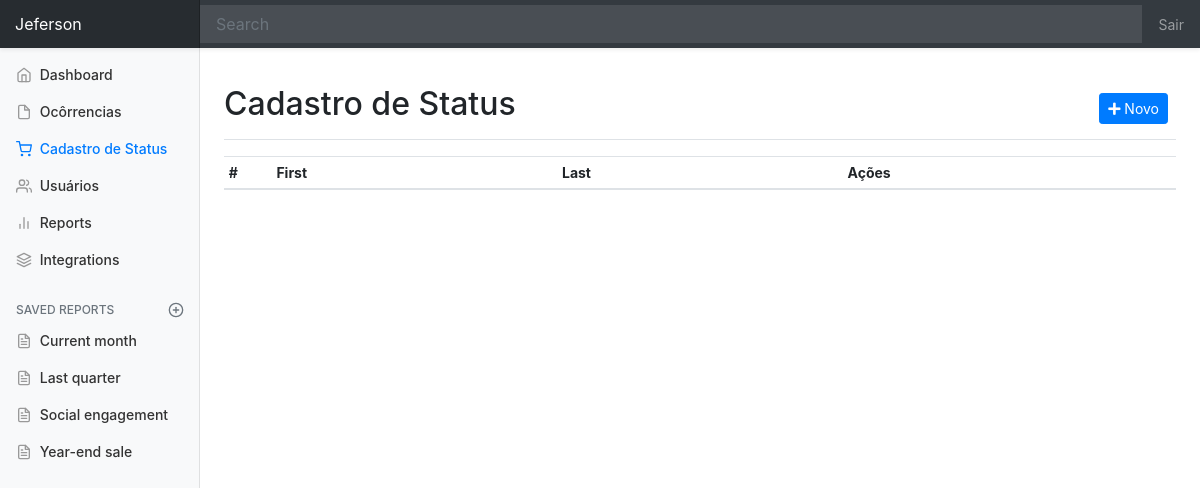
The page /ocorrencias/situacao/ (signed in) on the database as committed earlier.
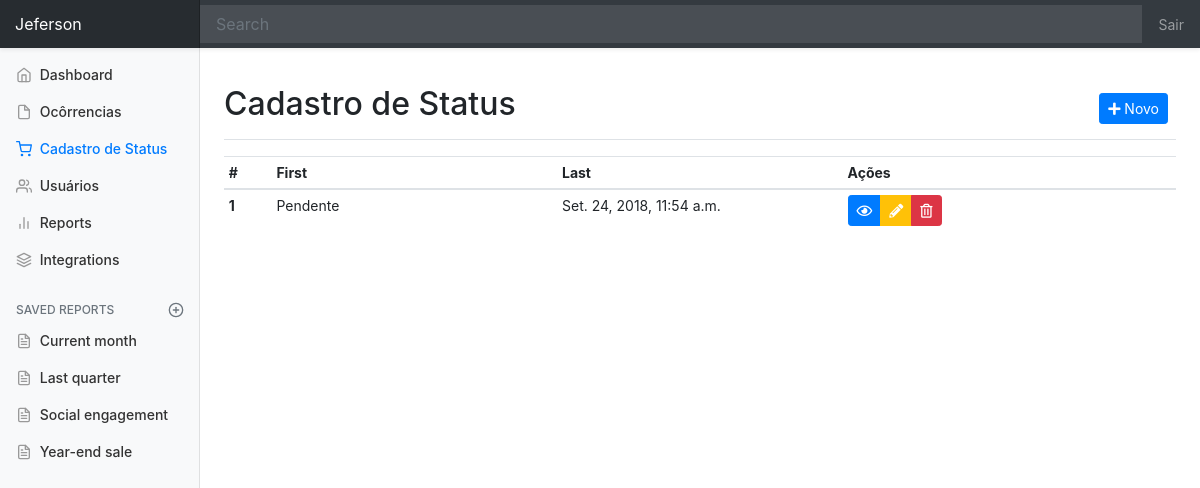
The same page on the database as committed later.
### accounts/models.py (models this page shows, shortened)
class User(AbstractBaseUser, PermissionsMixin):
    username = models.CharField('Apelido / Usuário', max_length=30, unique=True, validators=[
        validators.RegexValidator(regex=('^[\w.@+-]+$'),message=(
            'Informe um nome de usuário válido. '
            'Este valor deve conter apenas letras e numeros '
            'os caracteres: @/./+/- .', 'invalid'
        ))
    ], help_text='Um nome curto que será usado para identificá-lo de forma unica na plataforma '
    )
    '''
    username = models.CharField('Apelido / Usuário', max_length=30, unique=True, validators=[
        validators.RegexValidator(re.compile('^[\w.@+-]+$'),
            'Informe um nome de usuário válido. '
            'Este valor deve conter apenas letras e numeros '
            'os caracteres: @/./+/- .', 'invalid'
        )
    ], help_text='Um nome curto que será usado para identificá-lo de forma unica na plataforma '
    )
    '''
    name = models.CharField('Nome', max_length=150)
    email = models.EmailField('Email', unique=True)
    is_active = models.BooleanField('Ativo', default=True)
    is_staff = models.BooleanField('Equipe', default=False)
    date_joined = models.DateTimeField('Data de entrada', auto_now_add=True)
    USERNAME_FIELD = 'username'
    REQUIRED_FIELDS = ['email']
    object = UserManager()
    class Meta:
        verbose_name = 'Usuário'
        verbose_name_plural = 'Usuários'

### dashboard/models.py (models this page shows, shortened)
class mdlSituacao(models.Model):
    descricao = models.CharField('Descricao', max_length=100)
    datacriacao = models.DateTimeField(auto_now_add=True)
    dataalteracao = models.DateTimeField(auto_now=True)
    class Meta:
        verbose_name = 'Situação'
        verbose_name_plural = 'Situações'

### ocorrencias/views.py (the view)
# urls.py: path('situacao/', views.vwSituacoes, name='ListaSituacao'),
@login_required()
def vwSituacoes(request):
    context = {
        'pgSituacoes': 'active',
        'cad_situacao': mdlSituacao.objects.all()
    }
    return render(request, 'ocorrencias/cad_status.html', context)

### ocorrencias/templates/ocorrencias/cad_status.html (shortened to what this page needs)
{% extends 'core/base.html' %}
{% block main %}
    <div class="d-flex justify-content-between flex-wrap flex-md-nowrap align-items-center pt-3 pb-2 mb-3 border-bottom">
        <h1 class="h2">Cadastro de Status</h1>
        <div class="btn-toolbar mb-2 mb-md-0">
            <div class="btn-group mr-2">
                <button class="btn btn-sm btn-primary"><i class="fas fa-plus"></i> Novo</button>
            </div>
        </div>
    </div>
    <table class="table table-hover table-sm">
        <thead>
        <tr>
            <th style="width: 5%" scope="col">#</th>
            <th style="width: 30%" scope="col">First</th>
            <th style="width: 30%" scope="col">Last</th>
            <th scope="col">Ações</th>
        </tr>
        </thead>
        <tbody>
        {% for status in cad_situacao %}
            <tr>
                <th scope="row">{{ status.id }}</th>
                <td>{{ status.descricao }}</td>
                <td>{{ status.datacriacao }}</td>
                <td>
                    <div class="btn-group btn-group-sm" role="group" aria-label="Basic example">
                        <button type="button" class="btn btn-primary text-white"><i class="far fa-eye"></i></button>
                        <button type="button" class="btn btn-warning text-white"><i class="fas fa-pencil-alt"></i></button>
                        <button type="button" class="btn btn-danger text-white"><i class="far fa-trash-alt"></i></button>
                    </div>
                </td>
            </tr>
        {% endfor %}
        </tbody>
    </table>
{% endblock %}

### core/templates/core/base.html (shortened to what this page needs)
{% load static %}
<!doctype html>
<html lang="pt-br">
  <head>
    <link rel="stylesheet" href="https://stackpath.bootstrapcdn.com/bootstrap/4.1.3/css/bootstrap.min.css">
    <link rel="stylesheet" href="{% static 'core/dashboard.css' %}">
    <link rel="stylesheet" href="https://use.fontawesome.com/releases/v5.3.1/css/all.css">
  </head>
  <body>
  <nav class="navbar navbar-dark fixed-top bg-dark flex-md-nowrap p-0 shadow-sm">
      <a class="navbar-brand col-sm-3 col-md-2 mr-0" href="#">{% if user.name == '' %} {{ user }} {% else %} {{ user.name }}{% endif %}</a>
      <input class="form-control form-control-dark w-100" type="text" placeholder="Search" aria-label="Search">
      <ul class="navbar-nav px-3">
          <li class="nav-item text-nowrap">
              <a class="nav-link" href="{% url 'logout' %}">Sair</a>
          </li>
      </ul>
  </nav>
  <div class="container-fluid">
      <div class="row">
          <nav class="col-md-2 d-none d-md-block bg-light sidebar">
              <div class="sidebar-sticky">
                  <ul class="nav flex-column">
                      <li class="nav-item">
                          <a class="nav-link {{ pgHome }}" href="{% url 'dashboard:dashboard' %}">
                              <span data-feather="home"></span>
                              Dashboard <span class="sr-only">(current)</span>
                          </a>
                      </li>
                      <li class="nav-item">
                          <a class="nav-link {{ pgOcorrencias }}" href="{% url 'ocorrencias:ListaOcorrencias' %}">
                              <span data-feather="file"></span>
                              Ocôrrencias
                          </a>
                      </li>
                      <li class="nav-item">
                          <a class="nav-link {{ pgSituacoes }}" href="{% url 'ocorrencias:ListaSituacao' %}">
                              <span data-feather="shopping-cart"></span>
                              Cadastro de Status
                          </a>
                      </li>
                      <li class="nav-item">
                          <a class="nav-link {{ pgusuarios }}" href="{% url 'accounts:registro' %}">
                              <span data-feather="users"></span>
                              Usuários
                          </a>
                      </li>
                      <li class="nav-item">
                          <a class="nav-link" href="#">
                              <span data-feather="bar-chart-2"></span>
                              Reports
                          </a>
                      </li>
                      <li class="nav-item">
                          <a class="nav-link" href="#">
                              <span data-feather="layers"></span>
                              Integrations
                          </a>
                      </li>
                  </ul>
                  <h6 class="sidebar-heading d-flex justify-content-between align-items-center px-3 mt-4 mb-1 text-muted">
                      <span>Saved reports</span>
                      <a class="d-flex align-items-center text-muted" href="#">
                          <span data-feather="plus-circle"></span>
                      </a>
                  </h6>
                  <ul class="nav flex-column mb-2">
                      <li class="nav-item">
                          <a class="nav-link" href="#">
                              <span data-feather="file-text"></span>
                              Current month
                          </a>
                      </li>
                      <li class="nav-item">
                          <a class="nav-link" href="#">
                              <span data-feather="file-text"></span>
                              Last quarter
                          </a>
                      </li>
                      <li class="nav-item">
                          <a class="nav-link" href="#">
                              <span data-feather="file-text"></span>
                              Social engagement
                          </a>
                      </li>
                      <li class="nav-item">
                          <a class="nav-link" href="#">
                              <span data-feather="file-text"></span>
                              Year-end sale
                          </a>
                      </li>
                  </ul>
              </div>
          </nav>
          <main role="main" class="col-md-9 ml-sm-auto col-lg-10 px-4">
              {% block main %}
              {% endblock %}
          </main>
      </div>
  </div>
  </body>
</html>

### core/static/core/dashboard.css (style rules this page uses)
body { font-size: .875rem; }
.feather { width: 16px; height: 16px; vertical-align: text-bottom; }
.sidebar { position: fixed; top: 0; bottom: 0; left: 0; z-index: 100; padding: 48px 0 0; box-shadow: inset -1px 0 0 rgba(0, 0, 0, .1); }
.sidebar-sticky { position: relative; top: 0; height: calc(100vh - 48px); padding-top: .5rem; overflow-x: hidden; overflow-y: auto; }
.sidebar .nav-link { font-weight: 500; color: #333; }
.sidebar .nav-link .feather { margin-right: 4px; color: #999; }
.sidebar .nav-link.active { color: #007bff; }
.sidebar .nav-link:hover .feather, .sidebar .nav-link.active .feather { color: inherit; }
.sidebar-heading { font-size: .75rem; text-transform: uppercase; }
[role="main"] { padding-top: 48px; }
.navbar-brand { padding-top: .75rem; padding-bottom: .75rem; font-size: 1rem; background-color: rgba(0, 0, 0, .25); box-shadow: inset -1px 0 0 rgba(0, 0, 0, .25); }
.navbar .form-control { padding: .75rem 1rem; border-width: 0; border-radius: 0; }
.form-control-dark { color: #fff; background-color: rgba(255, 255, 255, .1); border-color: rgba(255, 255, 255, .1); }

Rows that differ between the two databases and show on the page:
added mdlSituacao: id "1", descricao "Pendente", datacriacao "Set. 24, 2018, 11:54 a.m."
